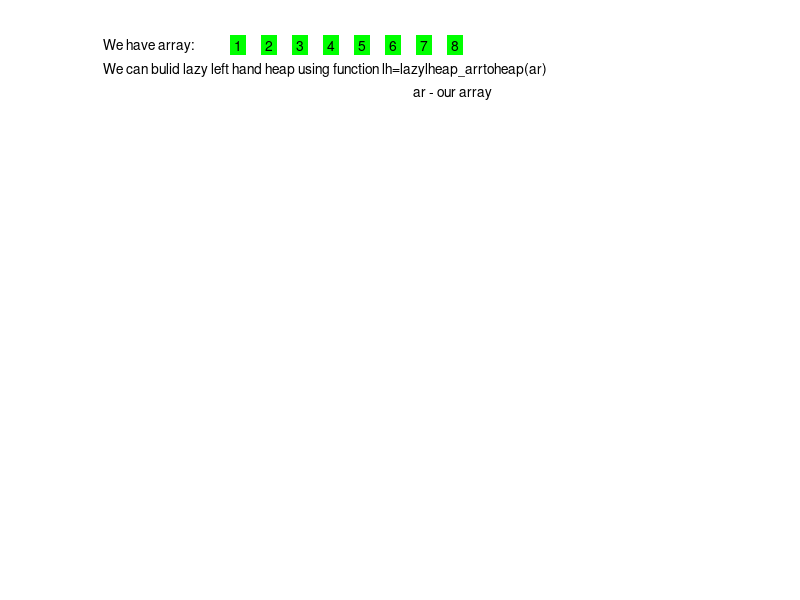

Recreate this plot in MATLAB. (Note: this script raises an error after producing the figure.)

%graphic example for left-hand heaps;
%it illustrates basic functions for  left-hand heaps  
%  Svetlana Gagarinova  (c) 2005,2006

function Lazylheap_example_graphics()
ar=[1 2 3 4 5 6 7 8];
n=8;
d=2;
% pauses
pn=2;px=4; 
figure('Resize','off','NumberTitle','off','Name','lheap_example_graphics');
axis('manual');
axis('off');
hold on;
x=0;y=1;dx=0.05;
text(x,y,'We have array:');
for i=1:n
  text(x+0.21,y,num2str(ar(i)),'BackgroundColor',[0 1 0]);
  x=x+dx;
 end;
text(0,0.95,'We can bulid lazy left hand heap using function lh=lazylheap\_arrtoheap(ar)');
text(0.5,0.9,'ar - our array');
pause(pn);

%Transform array to heap
lh=lazylheap_arrtoheap(ar);

%clf;
hold on;
%axis off;
text(0.1,0.8,'RESULT:');
[a b c]=TreeToVect(lh); 
treeplot(a);
x=zeros(1);xy=zeros(1);
[x,y]=treelayout(a);
for i=1:size(x,2);
  xy(i,1)=x(i);
  xy(i,2)=y(i);
end;  
treelabel(xy,b,c);
pause(px); 

clf; 
hold on;
axis off;
text(-0.1,1,'We can find element with minimal priority using function [mf,lh]=lazylheap\_findminprior(lh)');
text(0.5,0.95,'lh - our heap, mf - minimal priority ');
treeplot(a);
[x,y]=treelayout(a);
for i=1:size(x,2)
  xy(i,1)=x(i);
  xy(i,2)=y(i);
end;  
treelabel(xy,b,c);
pause(pn)

% Search minimal priority 
[mf,lh]=lazylheap_findminprior(lh);

clf; 
hold on;
axis off;
text(-0.1,1,'We can find element with minimal priority using function [mf,lh]=lazylheap\_findminprior(lh)');
text(0.5,0.95,'lh - our heap, mf - minimal priority ');
text(0.21,0.9,'RESULT');
[a b c]=TreeToVect(lh);
treeplot(a);
x=zeros(1);xy=zeros(1);
[x,y]=treelayout(a);
for i=1:size(x,2)
  xy(i,1)=x(i);
  xy(i,2)=y(i);
end;  
treelabel(xy,b,c);
xy=zeros(1);
xy(1,1)=x(1);xy(1,2)=y(1);
treelabel(xy,b(1,1),c(1,1),'Background',[1 0 0]);
pause(px); 

clf; 
hold on;
axis off;
text(-0.1,1,'We can delete element with minimal priority using function lh=lazylheap\_delminprior(lh)');
text(0.5,0.95,'lh - our heap');
treeplot(a);
[x,y]=treelayout(a);
for i=1:n
  xy(i,1)=x(i);
  xy(i,2)=y(i);
end;  
treelabel(xy,b,c);
pause(pn)

%Delete minimal priority
lh=lheap_delminprior(lh);
clf; 
hold on;
axis('off');
text(-0.1,1,'We can delete element with minimal priority using function lh=lheap\_delminprior(lh)');
text(0.5,0.95,'lh - our heap');
text(0.21,0.9,'RESULT');
[a b c]= TreeToVect(lh);    
treeplot(a);
x=zeros(1);
[x,y]=treelayout(a);
xy=zeros(1);
for i=1:size(x,2)
  xy(i,1)=x(i);
  xy(i,2)=y(i);
end;  
treelabel(xy,b,c);
pause(px); 

%Find element with priority 5 and data 5
lh=lazylheap_find(lh,5,5);
clf; 
hold on;
axis('off');
text(-0.1,1,'We can find element with priority p and data d using function lh=lazylheap\_find(lh,d,p)');
text(0.21,0.95,'in this example p=5, d=5');
treeplot(a);
treelabel(xy,b,c);
pause(pn);
text(0.21,0.9,'RESULT');
xy=zeros(1,2);
num=CurInTreeToNum(lh);
xy(1,1)=x(num);xy(1,2)=y(num);
treelabel(xy,b(1,num),c(1,num),'Background',[1 0 0]);
pause(px); 
 
% and change priority of this element(new priority 11)
lh=lazylheap_diffprior(lh,11);
clf; 
hold on;
axis('off');
text(-0.1,1,'and change priority of this element using function lh=lazylheap\_diffprior(lh,p)');
text(0.21,0.95,'in this example p=11');
treeplot(a);
x=zeros(1);
[x,y]=treelayout(a);
xy=zeros(1);
for i=1:size(x,2)
  xy(i,1)=x(i);
  xy(i,2)=y(i);
end;  
treelabel(xy,b,c);
pause(pn);

clf; 
hold on;
axis('off');
text(-0.1,1,'and change priority of this element using function lh=lazylheap\_diffprior(lh,p)');
text(0.21,0.95,'in this example p=11');
text(0.21,0.9,'RESULT');
a=zeros(1);
[a b c]=TreeToVect(lh);
treeplot(a);
x=zeros(1);
[x,y]=treelayout(a);
xy=zeros(1);
for i=1:size(x,2)
  xy(i,1)=x(i);
  xy(i,2)=y(i);
end;  
treelabel(xy,b,c);
pause(px); 

% input new element with data 7 and priority 5
lh=lazylheap_insert(lh,7,5);

clf; 
hold on;
axis('off');
text(-0.1,1,'We can insert new element with priority p and data d using function lh=lazylheap\_insert(lh,d,p)');
text(0.21,0.95,'in this example d=7,p=5');
treeplot(a);
treelabel(xy,b,c);
pause(pn);

clf; 
hold on;
axis('off');
text(-0.1,1,'We can insert new element with priority p and data d using function lh=lazylheap\_insert(lh,d,p)');
text(0.21,0.95,'in this example d=7,p=5');
text(0.21,0.9,'RESULT');
[a b c]=TreeToVect(lh);
treeplot(a);
x=zeros(1);
[x,y]=treelayout(a);
for i=1:size(x,2)
  xy(i,1)=x(i);
  xy(i,2)=y(i);
end;  
treelabel(xy,b,c);
pause(px); 

%Current size of heap
s=dheap_size(lh);
clf; 
hold on;
axis('off');
text(-0.1,1,'We can see size of heap in this moment using function s=lazylheap\_size(lh)');
text(0.21,0.95,'in this example s=');
treeplot(a);
treelabel(xy,b,c);
pause(pn);
text(0.45,0.95,num2str(s),'BackgroundColor',[0 1 0]);
pause(px);

%Merge 2 heaps
ar2=[12 13 14];
lh1=lazylheap_arrtoheap(ar2);

clf; 
hold on;
axis('off');
text(-0.1,1,'We can merge two heaps lh and lh1 using function lh=lazylheap\_merge(lh,lh1)');
text(0.21,0.95,'in this example lh - our heap from previews examples,');
treeplot(a);
treelabel(xy,b,c);
pause(pn);

clf; 
hold on;
axis('off');
text(-0.1,1,'We can merge two heaps lh and lh1 using function lh=lazylheap\_merge(lh,lh1)');
text(0.21,0.95,'lh1 - lazy left heap with elements 12,13,14');
[a b c]=TreeToVect(lh1);
treeplot(a);
xy=zeros(1);
x=zeros(1);
[x,y]=treelayout(a);
for i=1:size(x,2)
  xy(i,1)=x(i);
  xy(i,2)=y(i);
end;  
treelabel(xy,b,c);
pause(pn); 

[lh lh1]=lazylheap_merge(lh,lh1);

clf; 
hold on;
axis('off');
text(-0.1,1,'We can merge two heaps lh and lh1 using function lh=lazylheap\_merge(lh,lh1)');
text(0.21,0.9,'RESULT');
[a b c]=TreeToVect(lh);
treeplot(a);
x=zeros(1);
[x,y]=treelayout(a);
for i=1: size(x,2)
  xy(i,1)=x(i);
  xy(i,2)=y(i);
end;  
treelabel(xy,b,c);
pause(px); 
